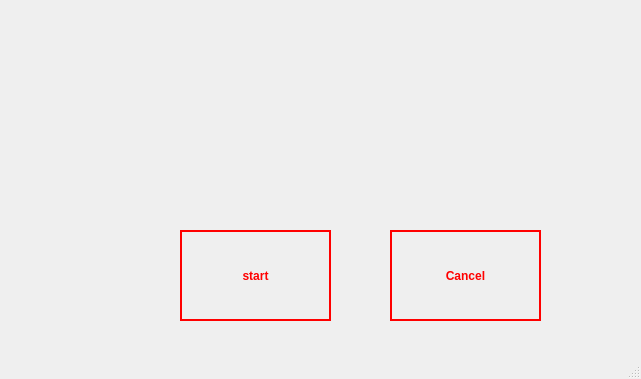
<?xml version="1.0" encoding="UTF-8"?>
<ui version="4.0">
 <class>MainWindow</class>
 <widget class="QMainWindow" name="MainWindow">
  <property name="geometry">
   <rect>
    <x>0</x>
    <y>0</y>
    <width>641</width>
    <height>379</height>
   </rect>
  </property>
  <property name="windowTitle">
   <string>MainWindow</string>
  </property>
  <property name="styleSheet">
   <string notr="true">baclground-image:url(:/ressources/imgs/3.png);</string>
  </property>
  <widget class="QWidget" name="centralwidget">
   <widget class="QLabel" name="label_back">
    <property name="geometry">
     <rect>
      <x>10</x>
      <y>0</y>
      <width>711</width>
      <height>411</height>
     </rect>
    </property>
    <property name="text">
     <string/>
    </property>
   </widget>
   <widget class="QPushButton" name="pushButton_close">
    <property name="geometry">
     <rect>
      <x>370</x>
      <y>210</y>
      <width>191</width>
      <height>131</height>
     </rect>
    </property>
    <property name="styleSheet">
     <string notr="true">  QPushButton{
  box-sizing: border-box;
  appearance: none;
  border: 2px solid red;
  border-radius: 0.6em;
  color: red;
  cursor: pointer;
  display: flex;
  align-self: center;
  font-size: 1rem;
  font-weight: 400;
  line-height: 1;
  margin: 20px;
  padding: 1.2em 2.8em;
  text-align: center;
  text-transform: uppercase;
  font-family: 'Montserrat', sans-serif;
  font-weight: 700;
  }
  QPushButton:hover ,  QPushButton:focus {
    color: #fff;
    outline: 0;
 
}
  QPushButton:hover {
    box-shadow: 0 0 40px 40px red inset;
padding-right: 25px;
background-color: #FFFAFA;
color:black;
border-color:black
  }</string>
    </property>
    <property name="text">
     <string>Cancel</string>
    </property>
   </widget>
   <widget class="QPushButton" name="pushButton_start">
    <property name="geometry">
     <rect>
      <x>160</x>
      <y>210</y>
      <width>191</width>
      <height>131</height>
     </rect>
    </property>
    <property name="styleSheet">
     <string notr="true">  QPushButton{
  box-sizing: border-box;
  appearance: none;
  border: 2px solid red;
  border-radius: 0.6em;
  color: red;
  cursor: pointer;
  display: flex;
  align-self: center;
  font-size: 1rem;
  font-weight: 400;
  line-height: 1;
  margin: 20px;
  padding: 1.2em 2.8em;
  text-align: center;
  text-transform: uppercase;
  font-family: 'Montserrat', sans-serif;
  font-weight: 700;
  }
  QPushButton:hover ,  QPushButton:focus {
    color: #fff;
    outline: 0;
 
}
  QPushButton:hover {
    box-shadow: 0 0 40px 40px red inset;
padding-right: 25px;
background-color: #FFFAFA;
color:black;
border-color:black
  }</string>
    </property>
    <property name="text">
     <string>start</string>
    </property>
   </widget>
  </widget>
  <widget class="QMenuBar" name="menubar">
   <property name="geometry">
    <rect>
     <x>0</x>
     <y>0</y>
     <width>641</width>
     <height>22</height>
    </rect>
   </property>
  </widget>
  <widget class="QStatusBar" name="statusbar"/>
 </widget>
 <resources/>
 <connections/>
</ui>
